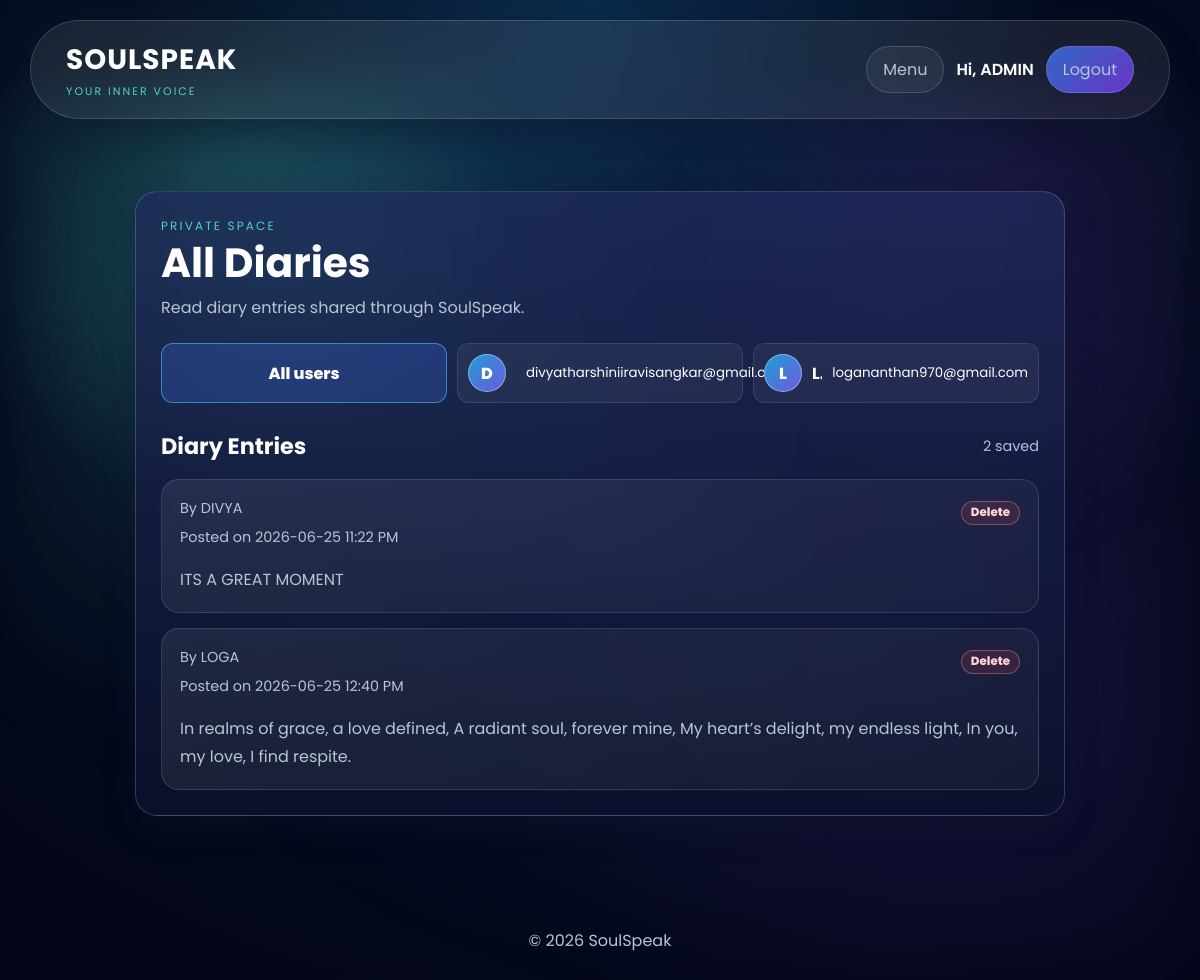
Page /diary (signed in) on the committed database.
### app.py (models this page shows)
class User(UserMixin, db.Model):
    id = db.Column(
        db.Integer,
        primary_key=True
    )
    username = db.Column(
        db.String(100),
        nullable=False
    )
    email = db.Column(
        db.String(150),
        unique=True,
        nullable=False
    )
    password = db.Column(
        db.String(100),
        nullable=False
    )

class Diary(db.Model):
    id = db.Column(
        db.Integer,
        primary_key=True
    )
    content = db.Column(
        db.Text,
        nullable=False
    )
    date = db.Column(
        db.DateTime,
        default=datetime.utcnow
    )
    user_id = db.Column(
        db.Integer,
        db.ForeignKey('user.id')
    )

### app.py (the view, shortened to what this page needs)
@app.route('/diary', methods=['GET', 'POST'])
@login_required
def diary():
    admin_view = is_admin_user()
    diary_users = []
    selected_diary_user = None
    selected_diary_user_id = request.args.get('user_id', type=int)
    if admin_view:
        diary_user_ids = [
            row[0]
            for row in db.session.query(Diary.user_id)
            .filter(Diary.user_id.isnot(None))
            .distinct()
            .all()
        ]
        diary_users = User.query.filter(User.id.in_(diary_user_ids)).order_by(User.username.asc()).all() if diary_user_ids else []
        entries_query = Diary.query
        entries = entries_query.order_by(Diary.date.desc()).all()
    else:
        entries = Diary.query.filter_by(
            user_id=current_user.id
        ).order_by(Diary.date.desc()).all()
    users_by_id = {
        user.id: user
        for user in User.query.all()
    } if is_admin_user() else {}
    return render_template(
        'diary.html',
        entries=entries,
        diary_users=diary_users,
        selected_diary_user=selected_diary_user,
        users_by_id=users_by_id,
        user=current_user.username,
        is_admin=admin_view
    )

### app.py (called while the page is built)
def is_admin_user(user=None):
    user = user or current_user
    if not getattr(user, 'is_authenticated', False):
        return False
    username = (getattr(user, 'username', '') or '').strip().lower()
    email = (getattr(user, 'email', '') or '').strip().lower()
    return username == 'admin' or email in app.config.get('ADMIN_EMAILS', set())

@app.context_processor
def inject_admin_status():
    return {'is_admin': is_admin_user()}

@app.template_filter('malaysia_time')
def malaysia_time(value, fmt='%I:%M %p'):
    if not value:
        return ''
    return (value + timedelta(hours=8)).strftime(fmt)

@login_manager.user_loader
def load_user(user_id):
    return User.query.get(int(user_id))

### templates/diary.html (shortened to what this page needs)
{% extends "base.html" %}
{% block content %}
<main class="app-page">
    <section class="diary-entry">
        <div class="page-heading compact-heading">
            <p class="eyebrow">Private space</p>
            <h1>{% if is_admin %}All Diaries{% else %}Personal Diary{% endif %}</h1>
            <p>{% if is_admin %}Read diary entries shared through SoulSpeak.{% else %}Write what you need to put down. Your entries stay here for you.{% endif %}</p>
        </div>
        {% if is_admin %}
            <div class="admin-user-filter">
                <a class="filter-user{% if not selected_diary_user %} active{% endif %}" href="{{ url_for('diary') }}">All users</a>
                {% for diary_user in diary_users %}
                    <a class="filter-user{% if selected_diary_user and selected_diary_user.id == diary_user.id %} active{% endif %}" href="{{ url_for('diary', user_id=diary_user.id) }}">
                        <span>{{ (diary_user.username or 'U')[:1]|upper }}</span>
                        <strong>{{ diary_user.username }}</strong>
                        <small>{{ diary_user.email }}</small>
                    </a>
                {% endfor %}
            </div>
        {% else %}
            <form method="POST" class="diary-form">
                <textarea name="content" rows="6" placeholder="Write your diary entry..." required></textarea>
                <button class="btn" type="submit">Save Entry</button>
            </form>
        {% endif %}
        <div class="section-title-row">
            <h2>{% if selected_diary_user %}{{ selected_diary_user.username }}'s Diary{% else %}Diary Entries{% endif %}</h2>
            <span>{{ entries|length if entries else 0 }} saved</span>
        </div>
        {% if entries %}
            <div class="entries">
                {% for entry in entries %}
                    <article class="entry-card">
                        <div class="entry-header">
                            <div>
                                {% if is_admin %}
                                    {% set entry_user = users_by_id.get(entry.user_id) %}
                                    <div class="entry-meta">By {{ entry_user.username if entry_user else 'Unknown user' }}</div>
                                {% endif %}
                                <div class="entry-meta">Posted on {{ entry.date|malaysia_time('%Y-%m-%d %I:%M %p') if entry.date else 'Unknown' }}</div>
                            </div>
                            <form method="POST" action="{{ url_for('delete_diary', entry_id=entry.id) }}">
                                <button type="submit" class="danger-text-btn">Delete</button>
                            </form>
                        </div>
                        <p>{{ entry.content }}</p>
                    </article>
                {% endfor %}
            </div>
        {% else %}
            <p class="empty-state">You have no diary entries yet.</p>
        {% endif %}
    </section>
</main>
{% endblock %}

### templates/base.html (shortened to what this page needs)
<!DOCTYPE html>
<html lang="en">
<head>
    <link rel="stylesheet" href="{{ url_for('static', filename='style.css') }}">
</head>
<body>
    <header>
        <nav class="navbar">
            <a class="logo" href="{{ url_for('home') }}">
                <span>SOULSPEAK</span>
                <small>Your inner voice</small>
            </a>
            <div class="nav-links">
                {% if current_user.is_authenticated %}
                    <a href="{{ url_for('menu') }}" class="nav-link-btn">Menu</a>
                    <span class="nav-user">Hi, {{ current_user.username }}</span>
                    <a href="{{ url_for('logout') }}" class="nav-link-btn logout-btn">Logout</a>
                {% endif %}
            </div>
        </nav>
    </header>
    {% block content %}{% endblock %}
    <footer>
        <p>&copy; 2026 SoulSpeak</p>
    </footer>
</body>
</html>

### rows in the picture
User: username "ADMIN"
User: username "D", email "divyatharshiniiravisangkar@gmail.com", username "DIVYA"
User: username "L", email "logananthan970@gmail.com", username "LOGA"
Diary: date|malaysia_time "2026-06-25 11:22 PM", content "ITS A GREAT MOMENT"
Diary: date|malaysia_time "2026-06-25 12:40 PM", content "In realms of grace, a love defined, A radiant soul, forever mine, My heart’s delight, my endless light, In you, my love, I find respite."

### other values in the picture
{{ entries|length if entries else 0 }} "2"
